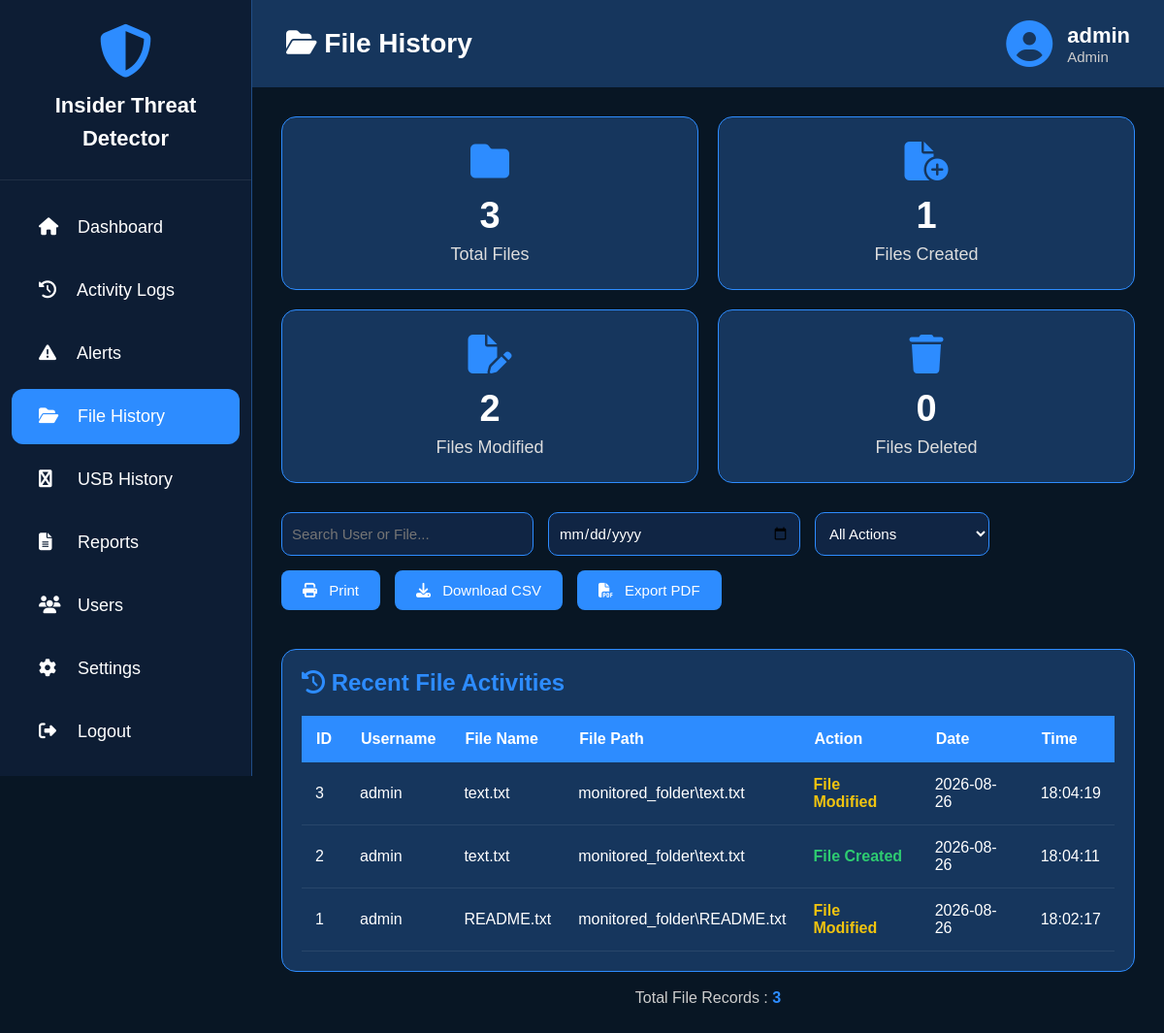
Page /file_history (signed in) on the earlier database version.
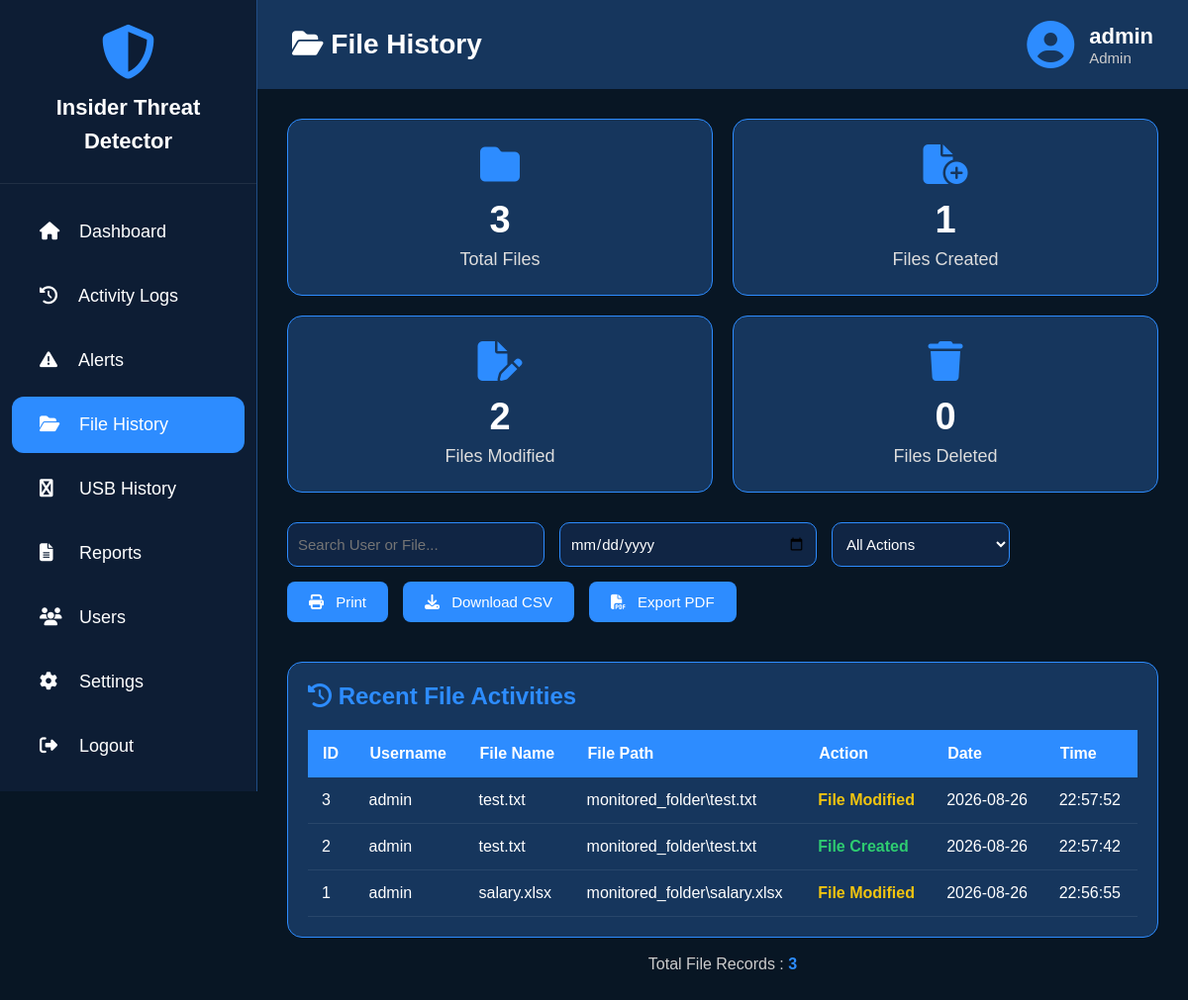
Same page on the later database version.
### tables this page shows
CREATE TABLE file_logs (
        id INTEGER PRIMARY KEY AUTOINCREMENT,
        username TEXT,
        file_name TEXT,
        file_path TEXT,
        action TEXT,
        date TEXT,
        time TEXT
    );

### app.py (the view)
@app.route("/file_history")
def file_history():
    if not login_required():
        return redirect("/")
    conn = get_db()
    rows = conn.execute(
        "SELECT * FROM file_logs ORDER BY id DESC"
    ).fetchall()
    conn.close()
    return page(
        "file_history.html",
        logs=rows,
        total=len(rows),
        created=sum(x["action"] == "File Created" for x in rows),
        modified=sum(x["action"] == "File Modified" for x in rows),
        deleted=sum(x["action"] == "File Deleted" for x in rows)
    )

### app.py (called while the page is built)
def login_required():
    return "username" in session

def page(name, **data):
    data["username"] = session.get("username")
    data["role"] = session.get("role")
    return render_template(name, **data)

### database.py (called while the page is built)
def get_db():
    conn = sqlite3.connect(DATABASE)
    conn.row_factory = sqlite3.Row
    return conn

### templates/file_history.html (shortened to what this page needs)
<!DOCTYPE html>
<html lang="en">
<head>
<link rel="stylesheet"
href="https://cdnjs.cloudflare.com/ajax/libs/font-awesome/6.5.2/css/all.min.css">
</head>
<body>
<div class="sidebar">
    <div class="logo">
        <i class="fa-solid fa-shield-halved"></i>
        <h2>Insider Threat Detector</h2>
    </div>
<ul>
        <li>
            <a href="/dashboard">
                <i class="fa-solid fa-house"></i>
                <span>Dashboard</span>
            </a>
        </li>
        <li>
            <a href="/activity">
                <i class="fa-solid fa-clock-rotate-left"></i>
                <span>Activity Logs</span>
            </a>
        </li>
        <li>
            <a href="/alerts">
                <i class="fa-solid fa-triangle-exclamation"></i>
                <span>Alerts</span>
            </a>
        </li>
        <li>
            <a href="/file_history" class="active" >
                <i class="fa-solid fa-folder-open"></i>
                <span>File History</span>
            </a>
        </li>
        <li>
            <a href="/usb_history" >
                <i class="fa-solid fa-usb"></i>
                <span>USB History</span>
            </a>
        </li>
        <li>
            <a href="/reports">
                <i class="fa-solid fa-file-lines"></i>
                <span>Reports</span>
            </a>
        </li>
        <li>
            <a href="/users">
                <i class="fa-solid fa-users"></i>
                <span>Users</span>
            </a>
        </li>
        <li>
            <a href="/settings">
                <i class="fa-solid fa-gear"></i>
                <span>Settings</span>
            </a>
        </li>
        <li>
            <a href="/logout">
                <i class="fa-solid fa-right-from-bracket"></i>
                <span>Logout</span>
            </a>
        </li>
    </ul>
</div>
<div class="main">
<div class="topbar">
    <h1>
        <i class="fa-solid fa-folder-open"></i>
        File History
    </h1>
    <div class="profile">
        <i class="fa-solid fa-circle-user"></i>
        <div>
            <h3>{{ username }}</h3>
            <p>{{ role }}</p>
        </div>
    </div>
</div>
<div class="content">
<div class="cards">
    <div class="card">
        <i class="fa-solid fa-folder"></i>
        <h2>{{ total }}</h2>
        <p>Total Files</p>
    </div>
    <div class="card">
        <i class="fa-solid fa-file-circle-plus"></i>
        <h2>{{ created }}</h2>
        <p>Files Created</p>
    </div>
    <div class="card">
        <i class="fa-solid fa-file-pen"></i>
        <h2>{{ modified }}</h2>
        <p>Files Modified</p>
    </div>
    <div class="card">
        <i class="fa-solid fa-trash"></i>
        <h2>{{ deleted }}</h2>
        <p>Files Deleted</p>
    </div>
</div>
<div class="filters">
<input
type="text"
id="searchInput"
placeholder="Search User or File...">
<input
type="date"
id="dateFilter">
<select id="actionFilter">
<option value="">All Actions</option>
</select>
<div class="action-buttons">
<button onclick="printTable()">
<i class="fa-solid fa-print"></i>
Print
</button>
<button onclick="downloadCSV()">
<i class="fa-solid fa-download"></i>
Download CSV
</button>
<button onclick="downloadPDF()">
<i class="fa-solid fa-file-pdf"></i>
Export PDF
</button>
</div>
</div>
<div class="table-container">
<h2 style="margin-bottom:20px;color:#2d8cff;">
<i class="fa-solid fa-clock-rotate-left"></i>
Recent File Activities
</h2>
<table id="fileTable">
<thead>
<tr>
<th>ID</th>
<th>Username</th>
<th>File Name</th>
<th>File Path</th>
<th>Action</th>
<th>Date</th>
<th>Time</th>
</tr>
</thead>
<tbody>
{% if logs %}
{% for row in logs %}
<tr>
<td>{{ row.id }}</td>
<td>{{ row.username }}</td>
<td>{{ row.file_name }}</td>
<td>{{ row.file_path }}</td>
<td>
<span class="{{ row.action|lower }}">
{{ row.action }}
</span>
</td>
<td>{{ row.date }}</td>
<td>{{ row.time }}</td>
</tr>
{% endfor %}
{% endif %}
</tbody>
</table>
</div>
<br>
<div style="text-align:center;color:#ccc;">
Total File Records :
<b style="color:#2d8cff;">
{{ total }}
</b>
</div>
</div>
</div>
</body>
</html>

### templates/file_history.html (style rules this page uses)
* { margin:0; padding:0; box-sizing:border-box; font-family:Arial,Helvetica,sans-serif; }
body { background:#081624; color:white; display:flex; }
.sidebar { width:260px; height:100vh; position:fixed; left:0; top:0; background:#0d1d34; border-right:1px solid #204d86; overflow-y:auto; overflow-x:hidden; }
.logo { text-align:center; padding:25px; border-bottom:1px solid rgba(255,255,255,.08); }
.logo i { font-size:55px; color:#2d8cff; }
.logo h2 { margin-top:12px; font-size:22px; line-height:34px; }
.sidebar ul { margin-top:20px; }
.sidebar a { display:block; color:white; text-decoration:none; padding:18px 28px; font-size:18px; transition:.3s; margin:8px 12px; border-radius:12px; }
.sidebar ul a i { width:35px; }
.active { background:#2d8cff; }
.main { margin-left:260px; width:calc(100% - 260px); }
.topbar { height:90px; background:#16365d; display:flex; justify-content:space-between; align-items:center; padding:0 35px; }
.topbar h1 { font-size:28px; }
.profile { display:flex; align-items:center; gap:15px; }
.profile i { font-size:48px; color:#2d8cff; }
.profile h3 { font-size:22px; }
.profile p { font-size:15px; color:#ccc; }
.content { padding:30px; }
.cards { display:grid; grid-template-columns:repeat(4,1fr); gap:20px; margin-bottom:30px; }
.card { background:#16365d; padding:25px; border-radius:15px; border:1px solid #2d8cff; text-align:center; transition:.3s; }
.card i { font-size:40px; color:#2d8cff; margin-bottom:15px; }
.card h2 { font-size:38px; margin-bottom:8px; }
.card p { font-size:18px; color:#ddd; }
.filters { display:flex; gap:15px; flex-wrap:wrap; margin-bottom:20px; }
.filters input, .filters select { height:45px; padding:10px; background:#102544; border:1px solid #2d8cff; color:white; border-radius:10px; outline:none; font-size:15px; }
.filters input { width:260px; }
.filters select { width:180px; }
.action-buttons { display:flex; gap:15px; margin-bottom:20px; flex-wrap:wrap; }
.action-buttons button { background:#2d8cff; color:white; border:none; padding:12px 22px; border-radius:8px; cursor:pointer; font-size:15px; transition:.3s; }
.action-buttons i { margin-right:8px; }
.table-container { background:#16365d; padding:20px; border-radius:15px; border:1px solid #2d8cff; overflow-x:auto; }
table { width:100%; border-collapse:collapse; }
th { background:#2d8cff; padding:15px; text-align:left; }
td { padding:14px; border-bottom:1px solid rgba(255,255,255,.08); }
.created { color:#2ecc71; font-weight:bold; }
.modified { color:#f1c40f; font-weight:bold; }
@media (max-width:1200px) { .cards { grid-template-columns:repeat(2,1fr); } }

Differences in the rows shown:
changed file_logs id 3: file_name "text.txt" → "test.txt"; file_path "monitored_folder\\text.txt" → "monitored_folder\\test.txt"; time "18:04:19" → "22:57:52"
changed file_logs "File Created": file_name "text.txt" → "test.txt"; file_path "monitored_folder\\text.txt" → "monitored_folder\\test.txt"; time "18:04:11" → "22:57:42"
changed file_logs id 1: file_name "README.txt" → "salary.xlsx"; file_path "monitored_folder\\README.txt" → "monitored_folder\\salary.xlsx"; time "18:02:17" → "22:56:55"
